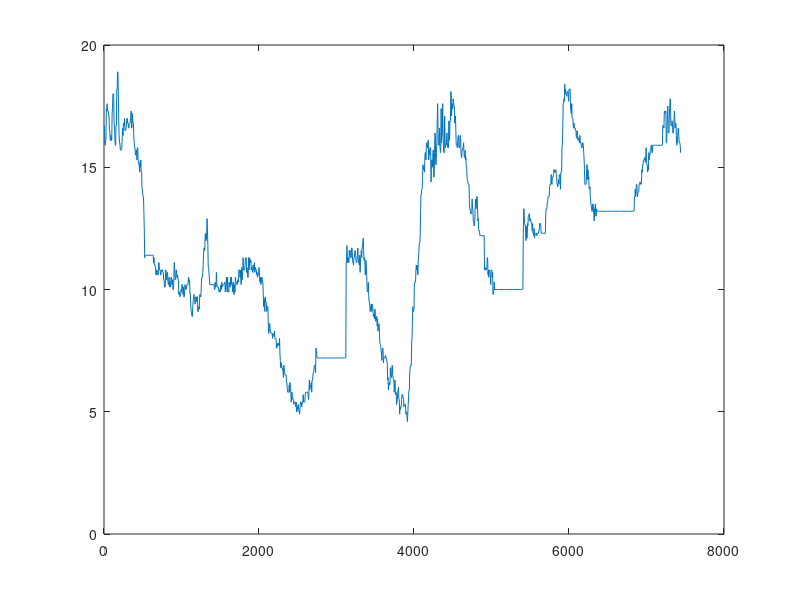

This figure's MATLAB source:
close all; clear variables;
X = csvread('sotonmetData.csv');

time = X(:,1);
airTemp = X(:,3);
airTempTrue = X(:,8);

airTempPred = zeros(length(time)-1,1);

for i = 1:length(airTempPred)
   airTempPred(i) = airTemp(i);
   if airTempPred(i) == 0
       airTempPred(i) = airTempPred(i-1);
   end
end

RMSE = sqrt(sum((airTempPred-airTempTrue(2:end))'*(airTempPred-airTempTrue(2:end)))/length(airTempPred));


%{ 
missingDataSize = numel(find(airTemp==0));
newTimeSize = length(time) - missingDataSize;
newTime = zeros(newTimeSize,1);
newAirTemp = zeros(newTimeSize,1);
ind = 1;
for i = 1:length(time)
            if airTemp(i) ~= 0
                newTime(ind) = time(i);
                newAirTemp(ind) = airTemp(i);
                ind = ind + 1;
            end
end

plot(newTime,newAirTemp,'kd');
hold on
%}
plot(time(2:end),airTempPred)











